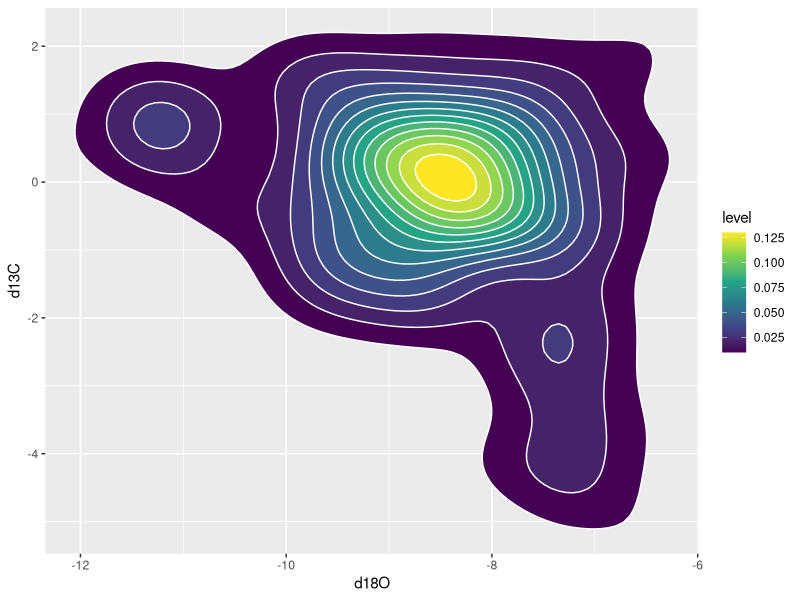

Reproduce this figure in R.
## ---- chunk 1
knitr::opts_chunk$set(echo = TRUE)
library(tidyverse)
## ---- chunk 2
iso_orig <- readxl::read_xlsx("r_Jacquet_carb_with_cements.xlsx")
## ---- chunk 3
ggplot(iso_orig, aes(x = d18O, y = d13C)) +
  stat_density2d(aes(fill = after_stat(level)), geom = "polygon", color = "white") +
  scale_fill_continuous(type = "viridis")
## ---- chunk 4
ks_result <- iso_orig %>%
   mutate(Cement = case_when(
    str_detect(Cement, "Microspar") == TRUE ~ "Spar",
    str_detect(Cement, "Micrite") == TRUE ~ "Micrite",
    str_detect(Cement, "Microbial") == TRUE ~ "Microbial",
    TRUE ~ as.character(Cement)
   )) %>%
  group_by(Cement) %>%
  summarize(
    ks_C <- ks.test(d13C, "pnorm")$p.value,
    ks_O <- ks.test(d18O, "pnorm")$p.value
  )
colnames(ks_result) <- c("Cement", "d13C_p", "d18O_p")
## ---- chunk 5
sw_result <- iso_orig %>%
   mutate(Cement = case_when(
    str_detect(Cement, "Microspar") == TRUE ~ "Spar",
    str_detect(Cement, "Micrite") == TRUE ~ "Micrite",
    str_detect(Cement, "Microbial") == TRUE ~ "Microbial",
    TRUE ~ as.character(Cement)
   )) %>%
  group_by(Cement) %>%
  filter(Cement != "Manganese") %>%
  summarize(
    sw_C <- shapiro.test(d13C)$p.value,
    sw_O <- shapiro.test(d18O)$p.value
  )
colnames(sw_result) <- c("Cement", "d13C_p", "d18O_p")
